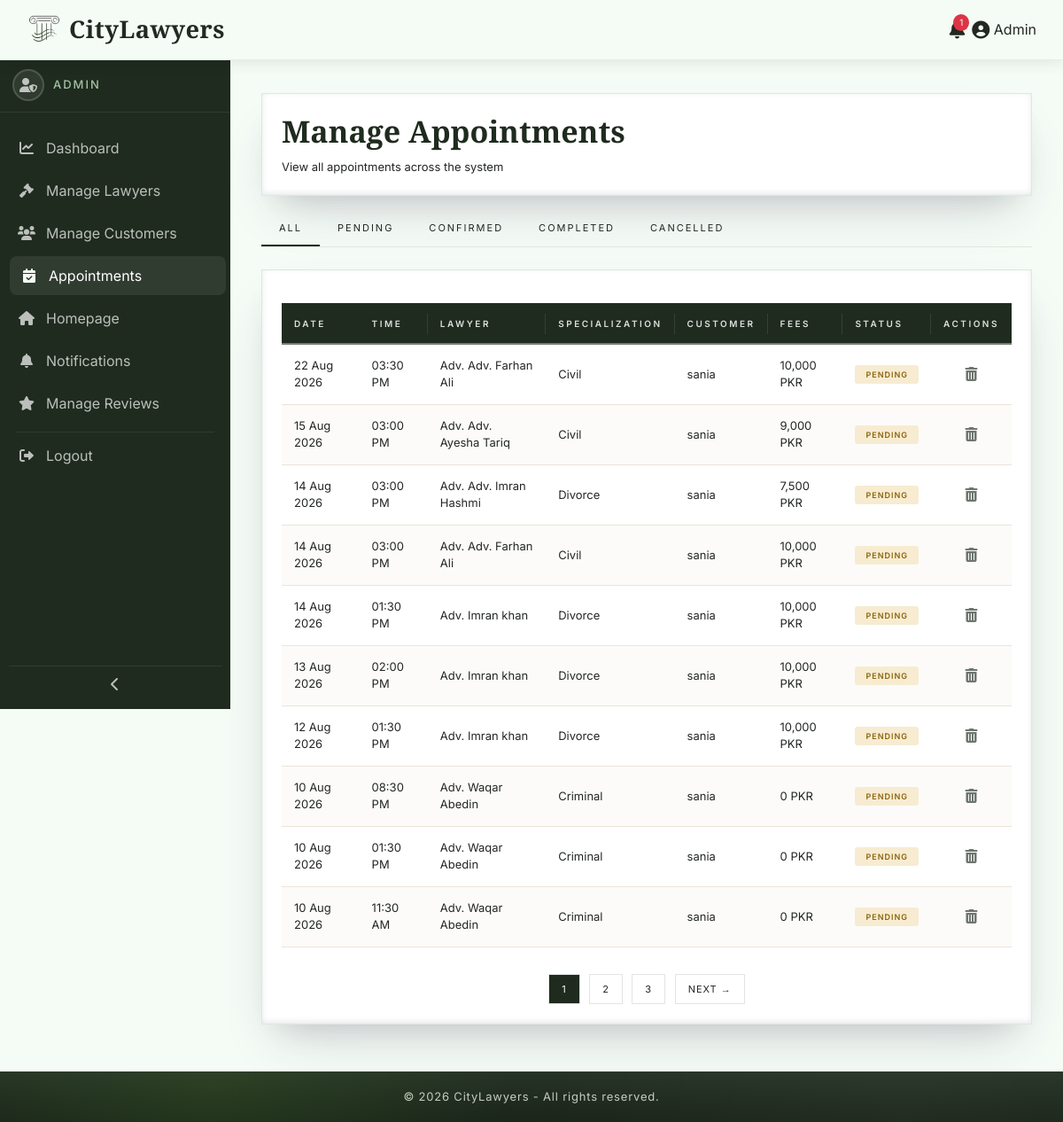
Page /admin/manage-appointments.php (signed in) on the committed database.
### tables this page shows
CREATE TABLE `appointments` (
  `id` int(11) NOT NULL,
  `lawyer_id` int(11) NOT NULL,
  `customer_id` int(11) NOT NULL,
  `slot_id` int(11) DEFAULT NULL,
  `appointment_date` date NOT NULL,
  `appointment_time` time NOT NULL,
  `status` enum('pending','confirmed','completed','cancelled') DEFAULT 'pending',
  `booking_message` text DEFAULT NULL,
  `created_at` timestamp NOT NULL DEFAULT current_timestamp(),
  `is_rescheduled` tinyint(1) DEFAULT 0,
  `original_date` date DEFAULT NULL,
  `original_time` time DEFAULT NULL,
  `reschedule_count` int(11) DEFAULT 0
);

CREATE TABLE `lawyers` (
  `id` int(11) NOT NULL,
  `name` varchar(100) NOT NULL,
  `email` varchar(100) NOT NULL,
  `password` varchar(255) NOT NULL,
  `phone` varchar(20) DEFAULT NULL,
  `address` text DEFAULT NULL,
  `city` varchar(50) DEFAULT NULL,
  `specialization` varchar(50) DEFAULT NULL,
  `gender` enum('male','female','other') DEFAULT 'male',
  `experience` int(3) DEFAULT NULL,
  `fees` decimal(10,2) DEFAULT NULL,
  `profile_pic` varchar(255) DEFAULT NULL,
  `bio` text DEFAULT NULL,
  `avg_rating` decimal(2,1) DEFAULT 0.0,
  `status` enum('pending','approved','rejected') DEFAULT 'pending',
  `created_at` timestamp NOT NULL DEFAULT current_timestamp(),
  `is_featured` tinyint(1) DEFAULT 0,
  `core_specialization` text DEFAULT NULL,
  `academic_credentials` text DEFAULT NULL
);

CREATE TABLE `customers` (
  `id` int(11) NOT NULL,
  `name` varchar(100) NOT NULL,
  `email` varchar(100) NOT NULL,
  `password` varchar(255) NOT NULL,
  `phone` varchar(20) DEFAULT NULL,
  `address` text DEFAULT NULL,
  `city` varchar(50) DEFAULT NULL,
  `reg_date` date DEFAULT NULL,
  `status` enum('active','inactive') DEFAULT 'active'
);

### admin/manage-appointments.php (the view, shortened to what this page needs)
<?php
require_once '../includes/config.php';
$status_filter = isset($_GET['status']) ? $_GET['status'] : 'all';
$where = "";
$limit = 10;
$page = isset($_GET['page']) ? (int)$_GET['page'] : 1;
$offset = ($page - 1) * $limit;
$countSql = "SELECT COUNT(*) as total FROM appointments a $where";
$countStmt = $conn->prepare($countSql);
$countStmt->execute();
$total_rows = $countStmt->fetch(PDO::FETCH_ASSOC)['total'];
$total_pages = ceil($total_rows / $limit);
$sql = "SELECT a.*,
               l.name as lawyer_name,
               l.specialization,
               l.fees,
               c.name as customer_name
        FROM appointments a
        JOIN lawyers l ON a.lawyer_id = l.id
        JOIN customers c ON a.customer_id = c.id
        $where
        ORDER BY a.appointment_date DESC, a.appointment_time DESC
        LIMIT :limit OFFSET :offset";
$stmt = $conn->prepare($sql);
$stmt->bindValue(':limit', $limit, PDO::PARAM_INT);
$stmt->bindValue(':offset', $offset, PDO::PARAM_INT);
$stmt->execute();
$appointments = $stmt->fetchAll(PDO::FETCH_ASSOC);
include '../includes/header.php';
?>
<link rel="stylesheet" href="<?php echo BASE_URL; ?>assets/css/dashboard.css">
<link rel="stylesheet" href="<?php echo BASE_URL; ?>assets/css/tables.css">
<link rel="stylesheet" href="<?php echo BASE_URL; ?>assets/css/sidebar.css">
<div class="dashboard-wrapper">
    <?php include '../includes/dashboard-sidebar.php'; ?>
    <div class="main-content">
        <div class="dashboard-card">
            <h2 class="dashboard-title">Manage Appointments</h2>
            <p class="dashboard-subtitle">View all appointments across the system</p>
        </div>
        <div class="filter-tabs">
            <a href="?status=all" class="filter-tab <?php echo $status_filter == 'all' ? 'active' : ''; ?>">All</a>
            <a href="?status=pending" class="filter-tab <?php echo $status_filter == 'pending' ? 'active' : ''; ?>">Pending</a>
            <a href="?status=confirmed" class="filter-tab <?php echo $status_filter == 'confirmed' ? 'active' : ''; ?>">Confirmed</a>
            <a href="?status=completed" class="filter-tab <?php echo $status_filter == 'completed' ? 'active' : ''; ?>">Completed</a>
            <a href="?status=cancelled" class="filter-tab <?php echo $status_filter == 'cancelled' ? 'active' : ''; ?>">Cancelled</a>
        </div>
        <div class="dashboard-card">
            <?php if (count($appointments) > 0): ?>
                <div class="table-wrap">
                    <table class="dashboard-table">
                        <thead>
                            <tr>
                                <th>Date</th>
                                <th>Time</th>
                                <th>Lawyer</th>
                                <th>Specialization</th>
                                <th>Customer</th>
                                <th>Fees</th>
                                <th>Status</th>
                                <th>Actions</th>
                            </tr>
                        </thead>
                        <tbody>
                            <?php foreach ($appointments as $row): ?>
                            <tr>
                                <td><?php echo date('d M Y', strtotime($row['appointment_date'])); ?></td>
                                <td><?php echo date('h:i A', strtotime($row['appointment_time'])); ?></td>
                                <td>Adv. <?php echo htmlspecialchars($row['lawyer_name']); ?></td>
                                <td><?php echo htmlspecialchars($row['specialization']); ?></td>
                                <td><?php echo htmlspecialchars($row['customer_name']); ?></td>
                                <td><?php echo number_format($row['fees']); ?> PKR</td>
                                <td>
                                    <span class="status-badge status-<?php echo $row['status']; ?>">
                                        <?php echo ucfirst($row['status']); ?>
                                    </span>
                                </td>
                                <td>
                                    <div class="action-icons">
                                        <a href="?delete=<?php echo $row['id']; ?>"
                                           class="action-icon delete"
                                           data-tooltip="Delete"
                                           onclick="return confirm('Delete this appointment permanently?')">
                                            <i class="fas fa-trash-alt"></i>
                                        </a>
                                    </div>
                                </td>
                            </tr>
                            <?php endforeach; ?>
                        </tbody>
                    </table>
                </div>
                <?php if ($total_pages > 1): ?>
                <div class="pagination-wrap">
                    <?php for ($i = 1; $i <= $total_pages; $i++): ?>
                        <a href="?status=<?php echo $status_filter; ?>&page=<?php echo $i; ?>" class="page-link <?php echo $page == $i ? 'active' : ''; ?>"><?php echo $i; ?></a>
                    <?php endfor; ?>
                    <?php if ($page < $total_pages): ?>
                        <a href="?status=<?php echo $status_filter; ?>&page=<?php echo $page+1; ?>" class="page-link">Next →</a>
                    <?php endif; ?>
                </div>
                <?php endif; ?>
            <?php else: ?>
                <p class="no-data">No appointments found.</p>
            <?php endif; ?>
        </div>
    </div>
</div>
<?php include '../includes/dashboard-footer.php'; ?>

### assets/css/global.css (style rules this page uses)
:root { --primary-color: #1F2B1F; --accent-color: #2F5D3A; --sidebar-light: #445544; --secondary-color: #F5FBF5; --surface-color: #FFFFFF; --surface-alt: #F7F8F6; --charcoal-black: #171C17; --charcoal-light: #232A23; --text-dark: #232823; --text-gray: rgba(255,255,255,.75); --text-muted: #98A09A; --text-white: #FFFFFF; --muted-white: #E9ECE8; --icon-gray: #BFC6BF; --border-color: #E1E6E1; --border-light: #EFF2EF; --border-soft: 1px solid rgba(142,247,43,.18); --card-radius: 14px; --white: #FFFFFF; --success: #2F7D32; --warning: #9A6A14; --danger: #B23B3B; --info: #2E5C86; --status-pending-bg: #F7ECD1; --status-pending-text: #8C650F; --status-approved-bg: #DDECDC; --status-approved-text: #2F6A33; --status-rejected-bg: #F3DEDE; --status-rejected-text: #9A3737; --status-confirmed-bg: #DDECDC; --status-confirmed-text: #2F6A33; --status-completed-bg: #DFE9F5; --status-completed-text: #2E5C86; --status-cancelled-bg: #F3DEDE; --status-cancelled-text: #9A3737; --btn-primary-bg: var(--primary-color); --btn-primary-hover: #172117; --btn-accent-bg: var(--accent-color); --btn-accent-hover: #23482D; --btn-approve-bg: #2F7D32; --btn-reject-bg: #B23B3B; --btn-delete-bg: #232823; --btn-delete-text: #E1E6E1; --btn-text: #FFFFFF; --shadow-sm: 0 8px 20px rgba(0,0,0,.05); --shadow-md: 0 18px 35px rgba(0,0,0,.10); --shadow-lg: rgba(50,50,93,.18) 0 30px 60px -20px, rgba(0,0,0,.14) 0 18px 35px -18px, rgba(10,37,64,.10) 0 -2px 6px inset; --shadow-hover: 0 45px 80px rgba(0,0,0,.22), 0 18px 40px rgba(0,0,0,.12), 0 30px 55px rgba(0,0,0,.14); --shadow-green-strong: 0 20px 60px rgba(47, 93, 58, 0.30), 0 10px 30px rgba(31, 43, 31, 0.12), 0 0 80px rgba(47, 93, 58, 0.08); --transition-fast: .25s ease; --transition: .4s ease; --transition-slow: .55s cubic-bezier(.2,.8,.2,1); --gradient-overlay: radial-gradient( circle at center, rgba(38, 85, 38, 0) 0%, rgba(18,30,18,.70) 45%, rgba(6,8,6,.92) 100% ); --sidebar-gradient: linear-gradient( 180deg, var(--charcoal-black) 0%, #263326 35%, var(--primary-color) 75%, #314931 100% ); }
* { margin: 0; padding: 0; box-sizing: border-box; }
html { scroll-behavior: smooth; }
body { font-family: 'Inter', sans-serif; background: var(--secondary-color); color: var(--text-dark); overflow-x: hidden; padding-top: 74px; }
h1, h2, h3, h4, h5, h6 { font-family: 'Cormorant Garamond', serif; font-weight: 600; }
a { text-decoration: none; }

### assets/css/dashboard.css (style rules this page uses)
:root { --sidebar-width: 260px; --sidebar-collapse: 70px; --navbar-height: 66px; }
body { padding-top: 0 !important; }
html, body { margin: 0; padding: 0; }
.dashboard-wrapper { display: block; margin-left: var(--sidebar-width); min-height: calc(100vh - var(--navbar-height, 66px)); transition: margin-left 0.35s ease; }
.main-content { min-width: 0; padding: 35px; background: var(--secondary-color); overflow-x: hidden; overflow-y: auto; margin-top:70px ; }
.dashboard-card { background: var(--surface-color); border: 1px solid var(--border-color); padding: 22px; margin-bottom: 18px; box-shadow: var(--shadow-lg); }
.dashboard-title { font-family: 'Cormorant Garamond', serif; font-size: 34px; color: var(--primary-color); margin: 0 0 10px; }
.dashboard-subtitle { margin: 0; color: var(--text-light); font-size: 13px; }
.table-wrap { width: 100%; overflow-x: auto; }

### assets/css/sidebar.css (style rules this page uses)
:root { --sidebar-width: 260px; --sidebar-collapsed: 70px; --sidebar-bg: var(--primary-color); --sidebar-hover: rgba(255,255,255,.08); --text-muted: rgba(255,255,255,.7); --text-active: #fff; }

### rows in the picture
appointments: appointment_date "22 Aug 2026", appointment_time "03:30 PM", lawyer.name "Adv. Farhan Ali", lawyer.specialization "Civil", customer.name "sania", lawyer.fees "10,000", status "PENDING"
appointments: appointment_date "15 Aug 2026", appointment_time "03:00 PM", lawyer.name "Adv. Ayesha Tariq", lawyer.specialization "Civil", customer.name "sania", lawyer.fees "9,000", status "PENDING"
appointments: appointment_date "14 Aug 2026", appointment_time "03:00 PM", lawyer.name "Adv. Imran Hashmi", lawyer.specialization "Divorce", customer.name "sania", lawyer.fees "7,500", status "PENDING"
appointments: appointment_date "14 Aug 2026", appointment_time "03:00 PM", lawyer.name "Adv. Farhan Ali", lawyer.specialization "Civil", customer.name "sania", lawyer.fees "10,000", status "PENDING"
appointments: appointment_date "14 Aug 2026", appointment_time "01:30 PM", lawyer.name "Imran khan", lawyer.specialization "Divorce", customer.name "sania", lawyer.fees "10,000", status "PENDING"
appointments: appointment_date "13 Aug 2026", appointment_time "02:00 PM", lawyer.name "Imran khan", lawyer.specialization "Divorce", customer.name "sania", lawyer.fees "10,000", status "PENDING"
appointments: appointment_date "12 Aug 2026", appointment_time "01:30 PM", lawyer.name "Imran khan", lawyer.specialization "Divorce", customer.name "sania", lawyer.fees "10,000", status "PENDING"
appointments: appointment_date "10 Aug 2026", appointment_time "08:30 PM", lawyer.name "Waqar Abedin", lawyer.specialization "Criminal", customer.name "sania", lawyer.fees "0", status "PENDING"
appointments: appointment_date "10 Aug 2026", appointment_time "01:30 PM", lawyer.name "Waqar Abedin", lawyer.specialization "Criminal", customer.name "sania", lawyer.fees "0", status "PENDING"
appointments: appointment_date "10 Aug 2026", appointment_time "11:30 AM", lawyer.name "Waqar Abedin", lawyer.specialization "Criminal", customer.name "sania", lawyer.fees "0", status "PENDING"

### other values in the picture
SITE_NAME "CityLawyers"
$unread_count "1"
$user_name "Admin"
$user_name "ADMIN"
